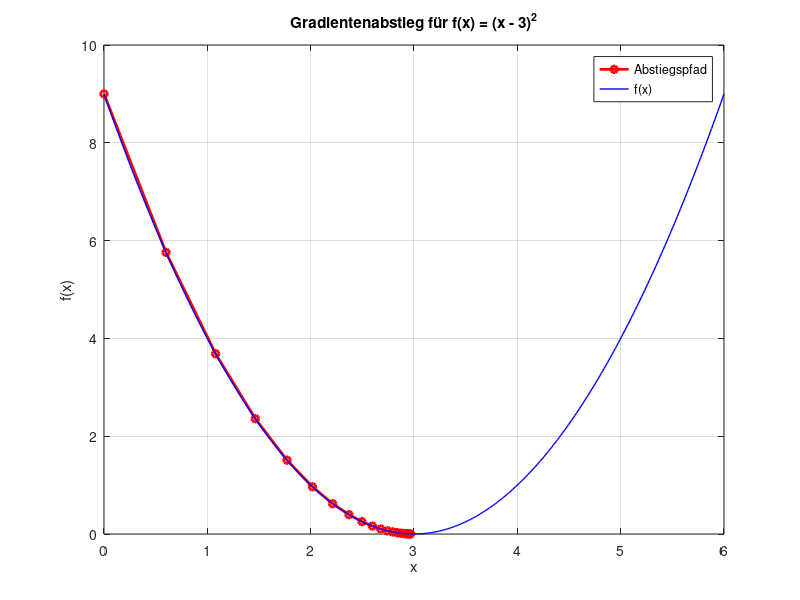

This chart was generated by the following MATLAB code:
% Definieren der Funktion und ihrer Ableitung
f = @(x) (x - 3).^2;
f_prime = @(x) 2*(x - 3);

% Initialisierung
x = 0;
learning_rate = 0.1;
num_iterations = 20;

% Arrays zum Speichern der Werte
x_history = zeros(1, num_iterations + 1);
f_history = zeros(1, num_iterations + 1);
x_history(1) = x;
f_history(1) = f(x);

% Gradientenabstieg
for i = 1:num_iterations
    x = x - learning_rate * f_prime(x);
    x_history(i + 1) = x;
    f_history(i + 1) = f(x);
end

% Plotten der Funktion und des Abstiegsverlaufs
figure;
plot(x_history, f_history, 'ro-', 'LineWidth', 2, 'MarkerSize', 5);
hold on;
f_plot = f(x);
x_plot = linspace(0, 6, 400);
y_plot = f(x_plot);
plot(x_plot, y_plot, 'b-', 'LineWidth', 1);
hold off;
grid on;
xlabel('x');
ylabel('f(x)');
title('Gradientenabstieg für f(x) = (x - 3)^2');
legend('Abstiegspfad', 'f(x)', 'Location', 'northeast');
pause;
